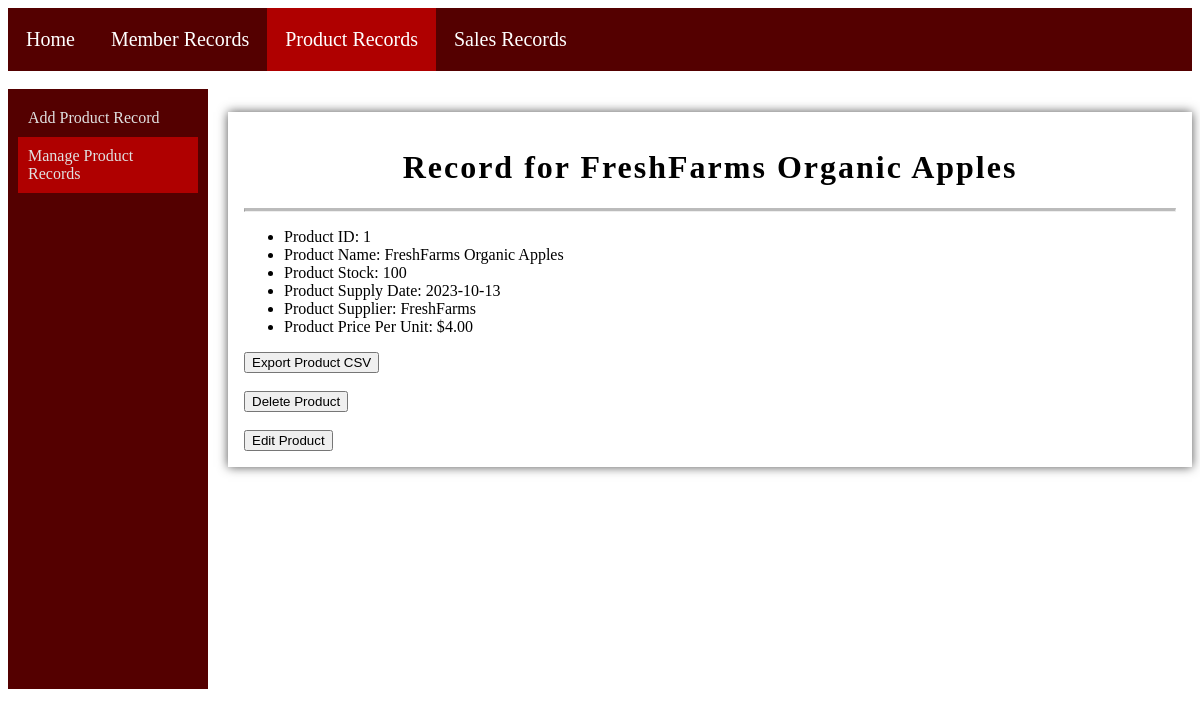
/displayProductInfo.php?pname=FreshFarms Organic Apples, run on the app's committed database.
### tables this page shows
CREATE TABLE `product` (
  `ProductID` int(3) NOT NULL,
  `ProductName` varchar(50) NOT NULL,
  `ProductStock` int(4) NOT NULL,
  `ProductSupplyDate` date NOT NULL,
  `ProductSupplier` varchar(50) NOT NULL,
  `ProductPricePerUnit` float(5,2) NOT NULL
);

### displayProductInfo.php (the view, shortened to what this page needs)
<!DOCTYPE html>
<html lang="en">
<head>
    <link rel="stylesheet" href="./css/style.css">
</head>
<body>
    <nav class="navigationbar">
        <a href="Home.php">Home</a>
        <a href="member.php">Member Records</a>
        <a class="onpage" href="product.php">Product Records</a>
        <a href="sales.php">Sales Records</a>
    </nav>
    <br>
    <div class="sidebar">
        <nav class="vertical-nav">
            <a href="addProduct.php">Add Product Record</a>
            <a class="onpage" href="searchProduct.php">Manage Product Records</a>
        </nav>
    </div>
    <?php
    $pname = $_GET['pname'];
    ?>
    <div id="container">
    <?php
        $conn = mysqli_connect('localhost', 'root', '', 'gotogro-mrm');
        $SQL = "SELECT * FROM product WHERE ProductName LIKE '%$pname%'";
        $run = mysqli_query($conn, $SQL) or die(mysqli_error($conn));
        $result = mysqli_num_rows($run);
        if ($result > 0) {
            $row = mysqli_fetch_assoc($run);
            echo "
            <h1 class='center'>Record for " . $row['ProductName'] . "</h1>
            <hr class='divider'>
            <ul>
                <li>Product ID: " . $row['ProductID'] . "</li>
                <li>Product Name: " . $row['ProductName'] . "</li>
                <li>Product Stock: " . $row['ProductStock'] . "</li>
                <li>Product Supply Date: " . $row['ProductSupplyDate'] . "</li>
                <li>Product Supplier: " . $row['ProductSupplier'] . "</li>
                <li>Product Price Per Unit: $" . $row['ProductPricePerUnit'] . "</li>
            </ul>
            ";
            echo "<button id='exportProductCSV'>Export Product CSV</button><br><br>";
            echo "<a href='confirmProductDelete.php?pname=" . $row['ProductName'] . "&product_id=" . $row['ProductID'] . "'><button>Delete Product</button></a><br><br>";
            echo "<a href='editProduct.php?pname=" . $row['ProductName'] . "&product_id=" . $row['ProductID'] . "'><button>Edit Product</button></a>";
            echo "</div>";
        }
    ?>
    </body>
</html>

### css/style.css (style rules this page uses)
h1 { font-family: Garamond; letter-spacing: 2px; }
.onpage { background-color: #af0000; }
.center { text-align: center; }
hr.divider { border-top: 3px solid #bbb; }
#container { margin-left: 220px; margin-top: 23px; padding: 16px; background-color: rgb(255, 255, 255); box-shadow: 0 0 10px #525252; }
.navigationbar { background-color: rgb(84, 0, 0); overflow: auto; }
.navigationbar a { float: left; color: #ffffff; overflow: hidden; padding: 20px 18px; text-align: center; font-size: 20px; text-decoration: none; font-family: Georgia; }
.sidebar { width: 200px; height: 600px; background-color: rgb(84, 0, 0); float: left; }
.vertical-nav { padding: 10px; font-family: Georgia, serif; }
.vertical-nav a { display: block; padding: 10px; text-decoration: none; color: rgb(225, 225, 225); }
li { float: center; }

### data on the page
product: ProductName "FreshFarms Organic Apples", ProductID "1", ProductStock "100", ProductSupplyDate "2023-10-13", ProductSupplier "FreshFarms", ProductPricePerUnit "4.00"
